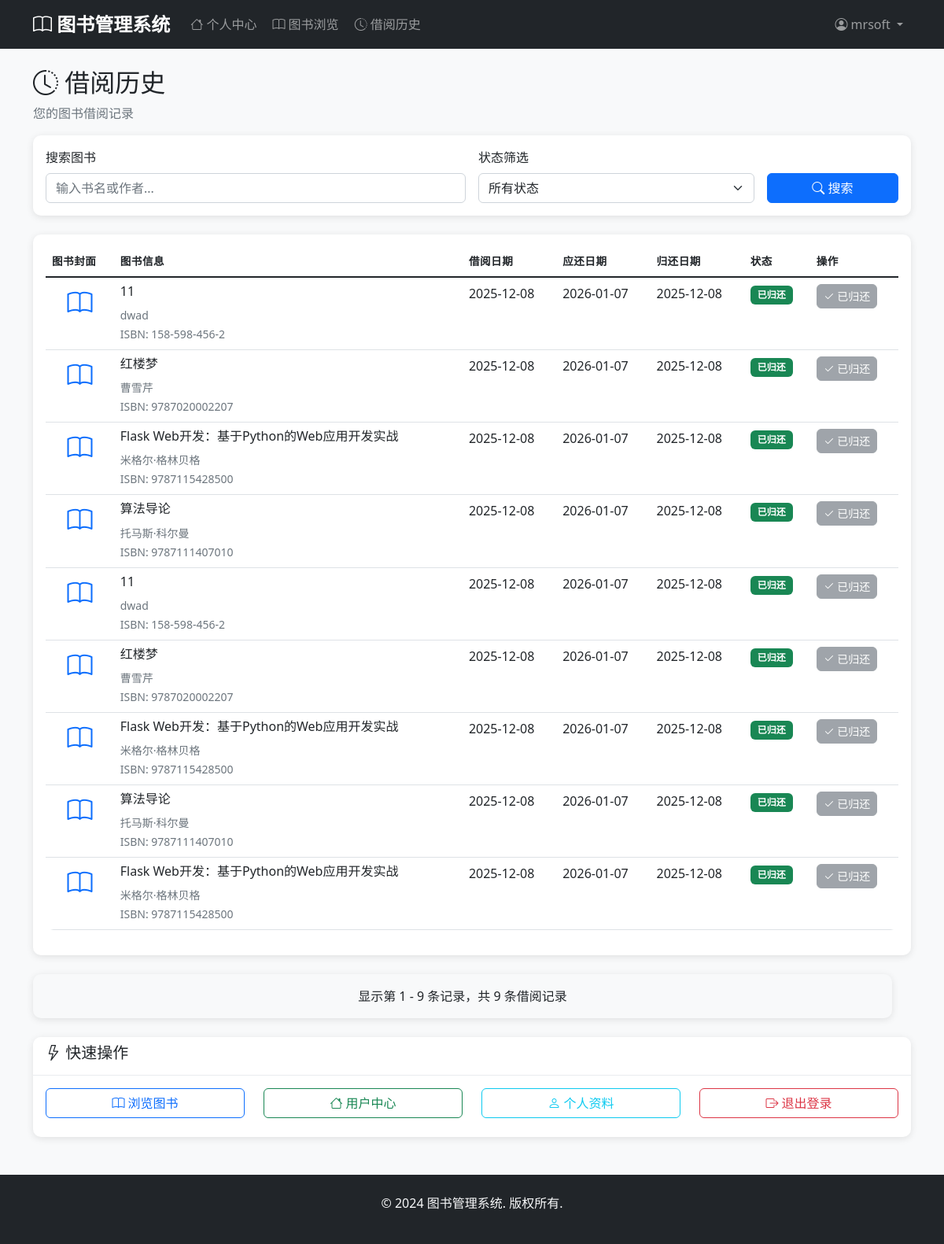
Screenshot of /user/borrow-history (signed in) with the database file from the repository.
### models.py (models this page shows, shortened)
class User(db.Model, UserMixin):
    __tablename__ = 'users'
    id = db.Column(db.Integer, primary_key=True)
    username = db.Column(db.String(80), unique=True, nullable=False)
    email = db.Column(db.String(120), unique=True, nullable=False)
    password_hash = db.Column(db.String(128), nullable=False)
    full_name = db.Column(db.String(100), nullable=False)
    phone = db.Column(db.String(20))
    address = db.Column(db.Text)
    created_at = db.Column(db.DateTime, default=datetime.utcnow)
    borrow_records = db.relationship('BorrowRecord', backref='user', lazy=True)

class BorrowRecord(db.Model):
    __tablename__ = 'borrow_records'
    id = db.Column(db.Integer, primary_key=True)
    user_id = db.Column(db.Integer, db.ForeignKey('users.id'), nullable=False)
    book_id = db.Column(db.Integer, db.ForeignKey('books.id'), nullable=False)
    borrow_date = db.Column(db.DateTime, default=datetime.utcnow)
    due_date = db.Column(db.DateTime, nullable=False)
    return_date = db.Column(db.DateTime)
    status = db.Column(db.String(20), default='borrowed')  # borrowed, returned, overdue
    created_at = db.Column(db.DateTime, default=datetime.utcnow)

class Book(db.Model):
    __tablename__ = 'books'
    id = db.Column(db.Integer, primary_key=True)
    title = db.Column(db.String(200), nullable=False)
    author = db.Column(db.String(100), nullable=False)
    isbn = db.Column(db.String(20), unique=True, nullable=False)
    publisher = db.Column(db.String(100))
    publication_date = db.Column(db.Date)
    quantity = db.Column(db.Integer, default=1)
    available_quantity = db.Column(db.Integer, default=1)
    description = db.Column(db.Text)
    category_id = db.Column(db.Integer, db.ForeignKey('categories.id'), nullable=False)
    created_at = db.Column(db.DateTime, default=datetime.utcnow)
    updated_at = db.Column(db.DateTime, default=datetime.utcnow, onupdate=datetime.utcnow)
    borrow_records = db.relationship('BorrowRecord', backref='book', lazy=True)

### app.py (the view)
@app.route('/user/borrow-history')
@login_required
def borrow_history():
    if isinstance(current_user, Admin):
        abort(403)
    page = request.args.get('page', 1, type=int)
    search = request.args.get('search', '')
    status = request.args.get('status', '')
    query = BorrowRecord.query.filter_by(user_id=current_user.id)
    if search:
        query = query.join(Book).filter(
            Book.title.contains(search) | Book.author.contains(search)
        )
    if status == 'borrowed':
        query = query.filter_by(status='borrowed')
    elif status == 'returned':
        query = query.filter_by(status='returned')
    elif status == 'overdue':
        query = query.filter(
            BorrowRecord.status == 'borrowed',
            BorrowRecord.due_date < datetime.utcnow()
        )
    records = query.order_by(BorrowRecord.created_at.desc()).paginate(
        page=page, per_page=10, error_out=False
    )
    return render_template('user/borrow_history.html',
                         records=records,
                         search=search,
                         status=status)

### app.py (called while the page is built)
@login_manager.user_loader
def load_user(user_id):
    try:
        user_id = int(user_id)
        admin = Admin.query.get(user_id)
        if admin:
            return admin
        user = User.query.get(user_id)
        return user
    except (ValueError, TypeError):
        return None

### templates/user/borrow_history.html (shortened to what this page needs)
{% extends "base.html" %}
{% block content %}
<div class="row">
    <div class="col-12">
        <h2><i class="bi bi-clock-history"></i> 借阅历史</h2>
        <p class="text-muted">您的图书借阅记录</p>
    </div>
</div>
<div class="row mb-4">
    <div class="col-12">
        <div class="card">
            <div class="card-body">
                <form method="GET" class="row g-3">
                    <div class="col-md-6">
                        <label for="search" class="form-label">搜索图书</label>
                        <input type="text" class="form-control" id="search" name="search"
                               value="{{ search }}" placeholder="输入书名或作者...">
                    </div>
                    <div class="col-md-4">
                        <label for="status" class="form-label">状态筛选</label>
                        <select class="form-select" id="status" name="status">
                            <option value="">所有状态</option>
                        </select>
                    </div>
                    <div class="col-md-2 d-flex align-items-end">
                        <button type="submit" class="btn btn-primary w-100">
                            <i class="bi bi-search"></i> 搜索
                        </button>
                    </div>
                </form>
            </div>
        </div>
    </div>
</div>
<div class="row">
    {% if records.items %}
        <div class="col-12">
            <div class="card">
                <div class="card-body">
                    <div class="table-responsive">
                        <table class="table table-hover">
                            <thead>
                                <tr>
                                    <th>图书封面</th>
                                    <th>图书信息</th>
                                    <th>借阅日期</th>
                                    <th>应还日期</th>
                                    <th>归还日期</th>
                                    <th>状态</th>
                                    <th>操作</th>
                                </tr>
                            </thead>
                            <tbody>
                                {% for record in records.items %}
                                    <tr>
                                        <td class="text-center">
                                            <i class="bi bi-book text-primary" style="font-size: 2rem;"></i>
                                        </td>
                                        <td>
                                            <h6>{{ record.book.title }}</h6>
                                            <small class="text-muted">{{ record.book.author }}</small><br>
                                            <small class="text-muted">ISBN: {{ record.book.isbn }}</small>
                                        </td>
                                        <td>{{ record.borrow_date.strftime('%Y-%m-%d') }}</td>
                                        <td>{{ record.due_date.strftime('%Y-%m-%d') }}</td>
                                        <td>
                                            {% if record.return_date %}
                                                {{ record.return_date.strftime('%Y-%m-%d') }}
                                            {% else %}
                                                <span class="text-muted">未归还</span>
                                            {% endif %}
                                        </td>
                                        <td>
                                            {% if record.status == 'borrowed' %}
                                                {% if record.is_overdue() %}
                                                    <span class="badge bg-danger">已逾期</span>
                                                {% else %}
                                                    <span class="badge bg-warning">借阅中</span>
                                                {% endif %}
                                            {% elif record.status == 'returned' %}
                                                <span class="badge bg-success">已归还</span>
                                            {% endif %}
                                        </td>
                                        <td>
                                            {% if record.status == 'borrowed' %}
                                                <a href="{{ url_for('return_book', record_id=record.id) }}"
                                                   class="btn btn-sm btn-success"
                                                   onclick="return confirm('确定要归还《{{ record.book.title }}》吗？')">
                                                    <i class="bi bi-check-circle"></i> 归还
                                                </a>
                                            {% else %}
                                                <button class="btn btn-sm btn-secondary" disabled>
                                                    <i class="bi bi-check2"></i> 已归还
                                                </button>
                                            {% endif %}
                                        </td>
                                    </tr>
                                {% endfor %}
                            </tbody>
                        </table>
                    </div>
                </div>
            </div>
        </div>
        <div class="row mt-4">
            <div class="col-12">
                <div class="card bg-light">
                    <div class="card-body text-center">
                        <p class="mb-0">
                            显示第 {{ (records.page - 1) * records.per_page + 1 }} -
                            {{ records.page * records.per_page if records.page * records.per_page < records.total else records.total }}
                            条记录，共 {{ records.total }} 条借阅记录
                        </p>
                    </div>
                </div>
            </div>
        </div>
    {% endif %}
</div>
<div class="row mt-4">
    <div class="col-12">
        <div class="card">
            <div class="card-header">
                <h5><i class="bi bi-lightning"></i> 快速操作</h5>
            </div>
            <div class="card-body">
                <div class="row">
                    <div class="col-md-3 mb-2">
                        <a href="{{ url_for('browse_books') }}" class="btn btn-outline-primary w-100">
                            <i class="bi bi-book"></i> 浏览图书
                        </a>
                    </div>
                    <div class="col-md-3 mb-2">
                        <a href="{{ url_for('user_dashboard') }}" class="btn btn-outline-success w-100">
                            <i class="bi bi-house"></i> 用户中心
                        </a>
                    </div>
                    <div class="col-md-3 mb-2">
                        <a href="{{ url_for('user_profile') }}" class="btn btn-outline-info w-100">
                            <i class="bi bi-person"></i> 个人资料
                        </a>
                    </div>
                    <div class="col-md-3 mb-2">
                        <a href="{{ url_for('logout') }}" class="btn btn-outline-danger w-100">
                            <i class="bi bi-box-arrow-right"></i> 退出登录
                        </a>
                    </div>
                </div>
            </div>
        </div>
    </div>
</div>
{% endblock %}

### templates/base.html (shortened to what this page needs)
<!DOCTYPE html>
<html lang="zh-CN">
<head>
    <link href="https://cdn.jsdelivr.net/npm/bootstrap@5.1.3/dist/css/bootstrap.min.css" rel="stylesheet">
    <link href="https://cdn.jsdelivr.net/npm/bootstrap-icons@1.7.2/font/bootstrap-icons.css" rel="stylesheet">
    <link href="{{ url_for('static', filename='css/style.css') }}" rel="stylesheet">
</head>
<body>
    <nav class="navbar navbar-expand-lg navbar-dark bg-dark">
        <div class="container">
            <a class="navbar-brand" href="{{ url_for('index') }}">
                <i class="bi bi-book"></i> 图书管理系统
            </a>
            <div class="collapse navbar-collapse" id="navbarNav">
                {% if current_user.is_authenticated %}
                    {% if current_user.__class__.__name__ == 'Admin' %}
                        <ul class="navbar-nav me-auto">
                            <li class="nav-item">
                                <a class="nav-link" href="{{ url_for('admin_dashboard') }}">
                                    <i class="bi bi-speedometer2"></i> 仪表板
                                </a>
                            </li>
                            <li class="nav-item dropdown">
                                <a class="nav-link dropdown-toggle" href="#" id="manageDropdown" role="button" data-bs-toggle="dropdown">
                                    <i class="bi bi-gear"></i> 系统管理
                                </a>
                                <ul class="dropdown-menu">
                                    <li><a class="dropdown-item" href="{{ url_for('admin_users') }}">用户管理</a></li>
                                    <li><a class="dropdown-item" href="{{ url_for('admin_books') }}">图书管理</a></li>
                                    <li><a class="dropdown-item" href="{{ url_for('admin_categories') }}">分类管理</a></li>
                                    <li><a class="dropdown-item" href="{{ url_for('admin_borrow_records') }}">借阅记录</a></li>
                                </ul>
                            </li>
                        </ul>
                    {% else %}
                        <ul class="navbar-nav me-auto">
                            <li class="nav-item">
                                <a class="nav-link" href="{{ url_for('user_dashboard') }}">
                                    <i class="bi bi-house"></i> 个人中心
                                </a>
                            </li>
                            <li class="nav-item">
                                <a class="nav-link" href="{{ url_for('browse_books') }}">
                                    <i class="bi bi-book"></i> 图书浏览
                                </a>
                            </li>
                            <li class="nav-item">
                                <a class="nav-link" href="{{ url_for('borrow_history') }}">
                                    <i class="bi bi-clock-history"></i> 借阅历史
                                </a>
                            </li>
                        </ul>
                    {% endif %}
                {% endif %}
                <ul class="navbar-nav">
                    {% if current_user.is_authenticated %}
                        <li class="nav-item dropdown">
                            <a class="nav-link dropdown-toggle" href="#" id="userDropdown" role="button" data-bs-toggle="dropdown">
                                <i class="bi bi-person-circle"></i> {{ current_user.username }}
                            </a>
                        </li>
                    {% endif %}
                </ul>
            </div>
        </div>
    </nav>
    <main class="container mt-4 mb-5">
        {% block content %}{% endblock %}
    </main>
    <footer class="bg-dark text-light py-4 mt-5">
        <div class="container text-center">
            <p>&copy; 2024 图书管理系统. 版权所有.</p>
        </div>
    </footer>
</body>
</html>

### static/css/style.css (style rules this page uses)
body { font-family: 'Segoe UI', Tahoma, Geneva, Verdana, sans-serif; background-color: #f8f9fa; }
.navbar-brand { font-weight: bold; font-size: 1.5rem; }
.navbar-nav .nav-link { border-radius: 5px; margin: 0 2px; transition: all 0.3s ease; }
.card { border: none; border-radius: 10px; box-shadow: 0 2px 10px rgba(0, 0, 0, 0.1); transition: transform 0.2s ease, box-shadow 0.2s ease; }
.card-header { background-color: #fff; border-bottom: 1px solid #e9ecef; border-radius: 10px 10px 0 0 !important; font-weight: 600; }
.btn { border-radius: 6px; font-weight: 500; transition: all 0.3s ease; }
.table { border-radius: 10px; overflow: hidden; }
.table thead th { border-top: none; font-weight: 600; text-transform: uppercase; font-size: 0.85rem; letter-spacing: 0.5px; }
.form-control, .form-select { border-radius: 6px; border: 1px solid #ced4da; transition: all 0.3s ease; }
.badge { font-size: 0.75rem; padding: 0.5em 0.75em; border-radius: 6px; }
.card, .alert { animation: fadeIn 0.5s ease-out; }
footer { margin-top: auto; }

### rows the page displays
User: username "mrsoft"
BorrowRecord: book "11", book.author "dwad", book.isbn "158-598-456-2", borrow_date "2025-12-08", due_date "2026-01-07", return_date "2025-12-08", status "已归还"
BorrowRecord: book "红楼梦", book.author "曹雪芹", book.isbn "9787020002207", borrow_date "2025-12-08", due_date "2026-01-07", return_date "2025-12-08", status "已归还"
BorrowRecord: book "Flask Web开发：基于Python的Web应用开发实战", book.author "米格尔·格林贝格", book.isbn "9787115428500", borrow_date "2025-12-08", due_date "2026-01-07", return_date "2025-12-08", status "已归还"
BorrowRecord: book "算法导论", book.author "托马斯·科尔曼", book.isbn "9787111407010", borrow_date "2025-12-08", due_date "2026-01-07", return_date "2025-12-08", status "已归还"
BorrowRecord: book "11", book.author "dwad", book.isbn "158-598-456-2", borrow_date "2025-12-08", due_date "2026-01-07", return_date "2025-12-08", status "已归还"
BorrowRecord: book "红楼梦", book.author "曹雪芹", book.isbn "9787020002207", borrow_date "2025-12-08", due_date "2026-01-07", return_date "2025-12-08", status "已归还"
BorrowRecord: book "Flask Web开发：基于Python的Web应用开发实战", book.author "米格尔·格林贝格", book.isbn "9787115428500", borrow_date "2025-12-08", due_date "2026-01-07", return_date "2025-12-08", status "已归还"
BorrowRecord: book "算法导论", book.author "托马斯·科尔曼", book.isbn "9787111407010", borrow_date "2025-12-08", due_date "2026-01-07", return_date "2025-12-08", status "已归还"
BorrowRecord: book "Flask Web开发：基于Python的Web应用开发实战", book.author "米格尔·格林贝格", book.isbn "9787115428500", borrow_date "2025-12-08", due_date "2026-01-07", return_date "2025-12-08", status "已归还"

### other values shown
{{ (records.page - 1) * records.per_page + 1 }} "1"
{{ records.total }} "9"
